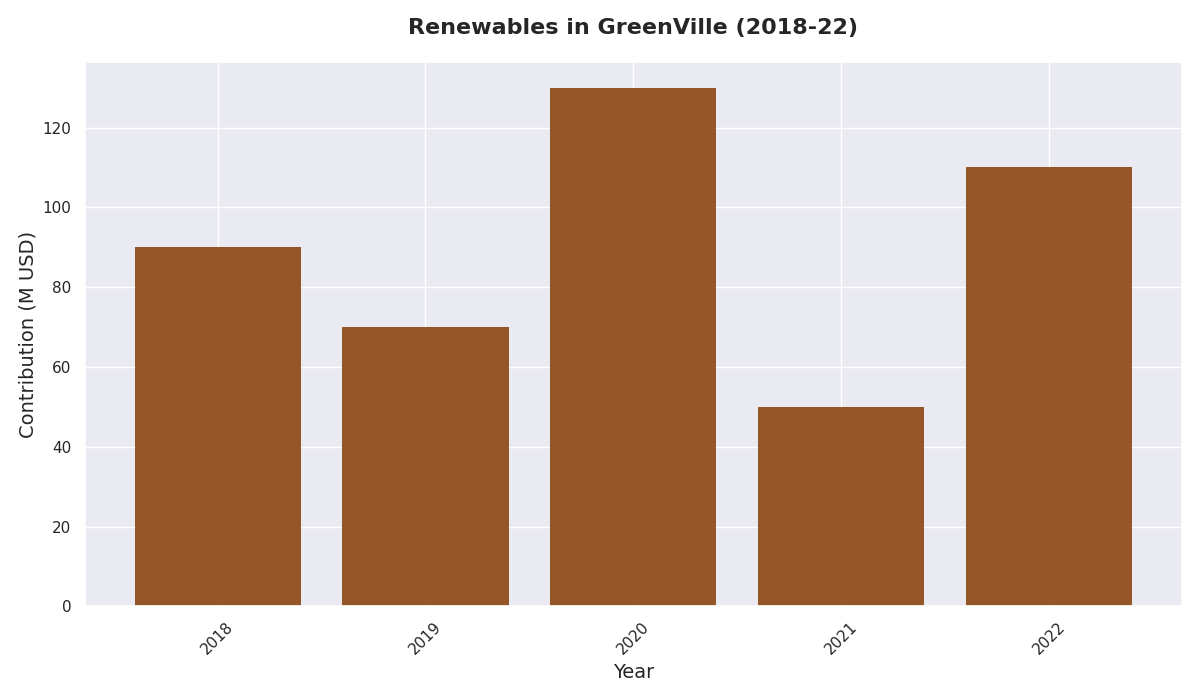

This chart was generated by the following Python code:
import matplotlib.pyplot as plt
import numpy as np

years = np.array([2018, 2019, 2020, 2021, 2022])
contributions = np.array([90, 70, 130, 50, 110])  # Solar used as an example dataset
colors = ['#8B4513']

fig, ax = plt.subplots(figsize=(12, 7))

# Plot a simple vertical bar chart
ax.bar(years, contributions, color=colors[0], edgecolor='none', alpha=0.9)

ax.set_title("Renewables in GreenVille (2018-22)", fontsize=16, fontweight='bold', pad=20)
ax.set_xlabel("Year", fontsize=14)
ax.set_ylabel("Contribution (M USD)", fontsize=14)

plt.xticks(rotation=45)
plt.tight_layout()
plt.show()
